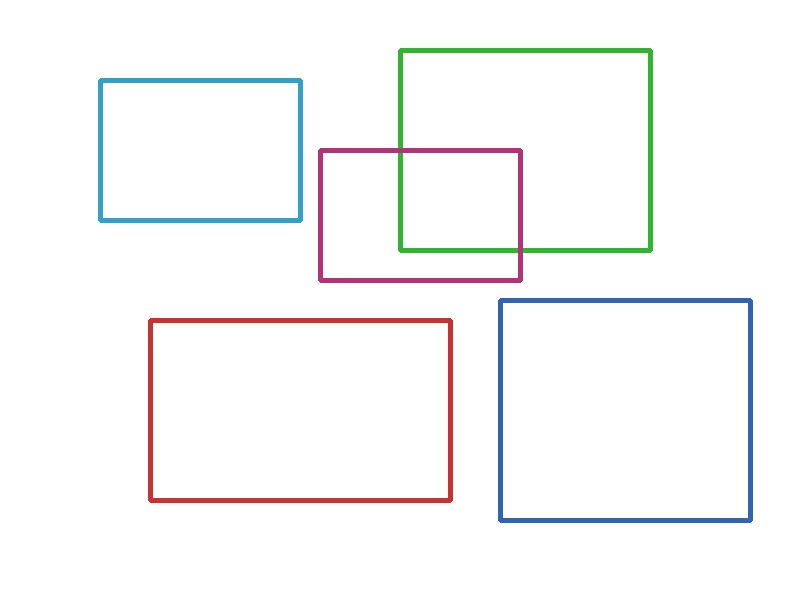
#> input picture reference/sample_test.jpg, 800 x 600 px
$ python detect_rectangles.py
#> lines starting #> are read from the running program, lines starting #| are printed output that depends on the picture; after the words box and inside, x2 and y2 are one past the last pixel; in counts of white or black regions, pixels touching at a corner belong together
"""Detect rectangular contours in an image and mark their centers with red dots.

Handles both isolated and overlapping rectangles by using color-based
segmentation — each unique line color is isolated into its own binary mask
so overlapping edges never merge.

Usage:
    python scripts/detect_rectangles.py [--input INPUT] [--output OUTPUT] [--generate]

Flags:
    --generate   Create a sample_test.jpg with rectangles before detection.
    --input      Path to input image (default: sample_test.jpg)
    --output     Path to output image (default: output.jpg)
"""

import argparse
import logging
from pathlib import Path

import cv2
import numpy as np

logging.basicConfig(level=logging.INFO, format="%(levelname)s: %(message)s")
logger = logging.getLogger(__name__)

# BGR colors used to draw sample rectangles — kept here so detection
# can work on arbitrary images too (it auto-discovers colors).
SAMPLE_RECTANGLES = [
    ((100, 80),  (300, 220), (200, 160, 50)),   # teal
    ((400, 50),  (650, 250), (50, 180, 50)),     # green
    ((150, 320), (450, 500), (50, 50, 200)),     # red
    ((500, 300), (750, 520), (180, 100, 50)),    # blue
    ((320, 150), (520, 280), (120, 50, 180)),    # magenta
]


def generate_sample_image(path: str, width: int = 800, height: int = 600) -> np.ndarray:
    """Create a white image with multiple coloured rectangles (some overlapping)."""
    img = np.ones((height, width, 3), dtype=np.uint8) * 255

    for pt1, pt2, color in SAMPLE_RECTANGLES:
        cv2.rectangle(img, pt1, pt2, color, thickness=3)

    cv2.imwrite(path, img)
    logger.info("Generated sample image with %d rectangles → %s", len(SAMPLE_RECTANGLES), path)
    return img


# ---------------------------------------------------------------------------
# Color-segmented detection (handles overlapping rectangles)
# ---------------------------------------------------------------------------

def _find_unique_colors(
    image: np.ndarray,
    bg_threshold: int = 240,
    color_distance: int = 40,
) -> list[np.ndarray]:
    """Discover distinct line colors via quantization and clustering.

    Handles JPEG artifacts by:
    1. Masking out near-white background pixels.
    2. Quantizing remaining pixel colors to reduce noise.
    3. Clustering nearby quantized colors within ``color_distance``.
    """
    # Mask: keep only clearly non-white pixels
    mask = np.any(image < bg_threshold, axis=2)
    fg_pixels = image[mask].astype(np.float32)

    if len(fg_pixels) == 0:
        return []

    # Quantize to reduce JPEG noise (32 levels per channel)
    quantized = (fg_pixels // 8) * 8
    unique = np.unique(quantized.astype(np.uint8), axis=0)

    # Greedy clustering: merge colors within Euclidean distance.
    # Keep centers fixed (no running average) to prevent drift.
    clusters: list[np.ndarray] = []
    for color in unique:
        merged = False
        for center in clusters:
            if np.linalg.norm(color.astype(float) - center.astype(float)) < color_distance:
                merged = True
                break
        if not merged:
            clusters.append(color)

    return clusters


def _detect_rects_in_mask(mask: np.ndarray, epsilon_factor: float = 0.02) -> list[dict]:
    """Find 4-vertex contours in a binary mask and return rectangle info."""
    contours, _ = cv2.findContours(mask, cv2.RETR_EXTERNAL, cv2.CHAIN_APPROX_SIMPLE)
    results: list[dict] = []
    for cnt in contours:
        peri = cv2.arcLength(cnt, True)
        if peri == 0:
            continue
        approx = cv2.approxPolyDP(cnt, epsilon_factor * peri, True)
        if len(approx) == 4 and cv2.contourArea(approx) > 500:
            x, y, w, h = cv2.boundingRect(approx)
            cx, cy = x + w // 2, y + h // 2
            results.append({
                "contour": approx,
                "center": (cx, cy),
                "bounding_rect": (x, y, w, h),
            })
    return results


def _is_duplicate(rect: dict, existing: list[dict], iou_threshold: float = 0.5) -> bool:
    """Check if a rectangle overlaps significantly with any already-detected one."""
    x1, y1, w1, h1 = rect["bounding_rect"]
    for other in existing:
        x2, y2, w2, h2 = other["bounding_rect"]
        xi = max(x1, x2)
        yi = max(y1, y2)
        xa = min(x1 + w1, x2 + w2)
        ya = min(y1 + h1, y2 + h2)
        inter = max(0, xa - xi) * max(0, ya - yi)
        union = w1 * h1 + w2 * h2 - inter
        if union > 0 and inter / union > iou_threshold:
            return True
    return False


def detect_rectangles(image: np.ndarray, epsilon_factor: float = 0.02) -> list[dict]:
    """Detect rectangular contours using per-color segmentation.

    1. Discover unique non-background colors in the image.
    2. For each color, create a binary mask and find rectangle contours.
    3. Deduplicate near-identical detections via IoU.

    Falls back to standard edge detection if no distinct colors are found.
    """
    colors = _find_unique_colors(image)
    logger.info("Found %d unique line color(s)", len(colors))

    all_rects: list[dict] = []

    if colors:
        tolerance = 35
        for color in colors:
            lower = np.clip(color.astype(int) - tolerance, 0, 255).astype(np.uint8)
            upper = np.clip(color.astype(int) + tolerance, 0, 255).astype(np.uint8)
            mask = cv2.inRange(image, lower, upper)
            # Also exclude near-white pixels that might fall in range
            white_mask = cv2.inRange(image, (230, 230, 230), (255, 255, 255))
            mask = cv2.bitwise_and(mask, cv2.bitwise_not(white_mask))
            # Dilate to close gaps at corners / JPEG fringes
            kernel = cv2.getStructuringElement(cv2.MORPH_RECT, (5, 5))
            mask = cv2.dilate(mask, kernel, iterations=2)
            rects = _detect_rects_in_mask(mask, epsilon_factor)
            for r in rects:
                if not _is_duplicate(r, all_rects):
                    all_rects.append(r)
    else:
        # Fallback: plain edge detection for images without distinct colors
        gray = cv2.cvtColor(image, cv2.COLOR_BGR2GRAY)
        blurred = cv2.GaussianBlur(gray, (5, 5), 0)
        edges = cv2.Canny(blurred, 50, 150)
        all_rects = _detect_rects_in_mask(edges, epsilon_factor)

    logger.info("Detected %d rectangle(s)", len(all_rects))
    return all_rects


# ---------------------------------------------------------------------------
# Annotation
# ---------------------------------------------------------------------------

def annotate_image(image: np.ndarray, rectangles: list[dict]) -> np.ndarray:
    """Draw green contours and red center dots on a copy of the image."""
    annotated = image.copy()

    for rect in rectangles:
        cv2.drawContours(annotated, [rect["contour"]], -1, (0, 255, 0), 2)
        cv2.circle(annotated, rect["center"], 6, (0, 0, 255), -1)

        cx, cy = rect["center"]
        label = f"({cx}, {cy})"
        cv2.putText(annotated, label, (cx + 10, cy - 10),
                     cv2.FONT_HERSHEY_SIMPLEX, 0.5, (0, 0, 255), 1)

    return annotated


# ---------------------------------------------------------------------------
# CLI
# ---------------------------------------------------------------------------

def main() -> None:
    parser = argparse.ArgumentParser(description="Detect rectangles in an image.")
    parser.add_argument("--input", default="sample_test.jpg", help="Input image path")
    parser.add_argument("--output", default="output.jpg", help="Output image path")
    parser.add_argument("--generate", action="store_true", help="Generate sample_test.jpg first")
    args = parser.parse_args()

    if args.generate:
        generate_sample_image(args.input)

    input_path = Path(args.input)
    if not input_path.exists():
        logger.error("Input image not found: %s (use --generate to create one)", input_path)
        return

    image = cv2.imread(str(input_path))
#> image is the input picture: shape (600, 800, 3); mean B, G, R 248.7, 248.5, 248.3
    if image is None:
        logger.error("Failed to read image: %s", input_path)
        return

    rectangles = detect_rectangles(image)
#> in _find_unique_colors, `mask = np.any(image < bg_threshold, axis=2)`:
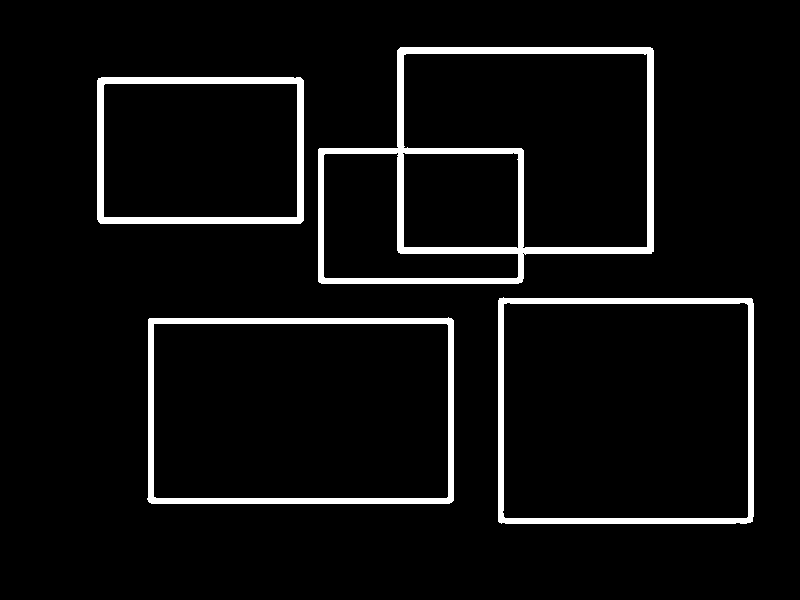
#> mask: shape (600, 800) bool; 5.5% white; 4 white regions, box (x1, y1, x2, y2) and area: (318, 47, 654, 284) 10138, (147, 317, 454, 504) 5752, (498, 297, 754, 524) 5600, (97, 77, 304, 224) 4734
#> in _find_unique_colors, `unique = np.unique(quantized.astype(np.uint8), axis=0)`: unique = 232 rows, first 8: [40, 40, 192], [40, 40, 200], [40, 48, 192], [40, 48, 200], [40, 168, 40], [40, 168, 48], [40, 176, 40], [40, 176, 48]
#> the loop in _find_unique_colors, `for color in unique:` made 232 passes
#> after the loop in _find_unique_colors, `for color in unique:`: clusters = [[40, 40, 192], [40, 168, 40], [56, 64, 144], [64, 160, 72], [72, 88, 112], [80, 136, 104], [96, 64, 136], [112, 40, 168], [112, 128, 128], [128, 96, 64], [160, 136, 88], [168, 88, 56], [184, 152, 48], [200, 248, 208], [224, 224, 248], [248, 248, 200]]
#> in detect_rectangles, `colors = _find_unique_colors(image)`: colors has the same summary as clusters in _find_unique_colors
#> the loop in detect_rectangles, `for color in colors:` made 16 passes
#> (color, lower, upper) on passes 1, 2, 3, 4, 6, 7, 8, 10, 11, 12: ([40, 40, 192], [5, 5, 157], [75, 75, 227]), ([40, 168, 40], [5, 133, 5], [75, 203, 75]), ([56, 64, 144], [21, 29, 109], [91, 99, 179]), ([64, 160, 72], [29, 125, 37], [99, 195, 107]), ([80, 136, 104], [45, 101, 69], [115, 171, 139]), ([96, 64, 136], [61, 29, 101], [131, 99, 171]), ([112, 40, 168], [77, 5, 133], [147, 75, 203]), ([128, 96, 64], [93, 61, 29], [163, 131, 99]), ([160, 136, 88], [125, 101, 53], [195, 171, 123]), ([168, 88, 56], [133, 53, 21], [203, 123, 91])
#> (color, lower, upper) on passes 5, 9: ([72, 88, 112], [37, 53, 77], [107, 123, 147]), ([112, 128, 128], [77, 93, 93], [147, 163, 163])
#> pass 1, in detect_rectangles, `mask = cv2.inRange(image, lower, upper)`:
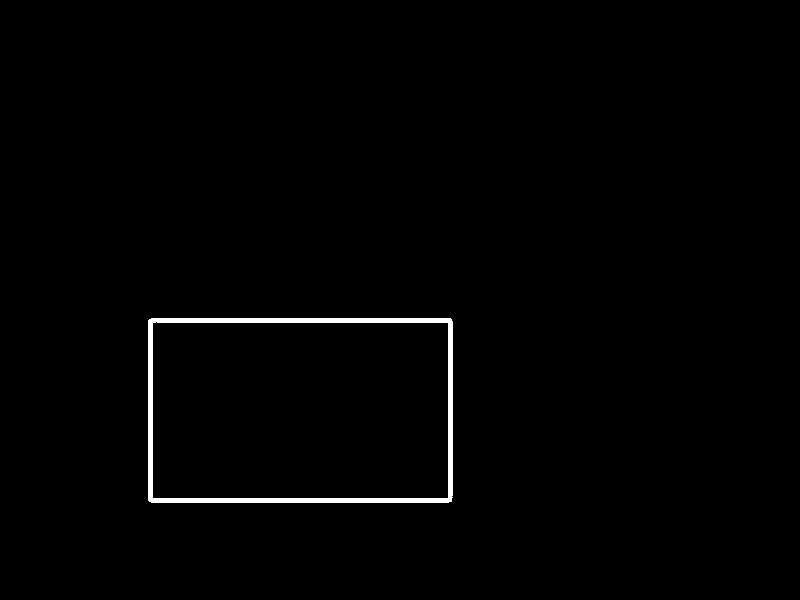
#> mask: shape (600, 800); 1% white; 1 white region, box (x1, y1, x2, y2) and area: (148, 318, 453, 503) 4778
#> pass 1, in detect_rectangles, `white_mask = cv2.inRange(image, (230, 230, 230), (255, 255, 255))`:
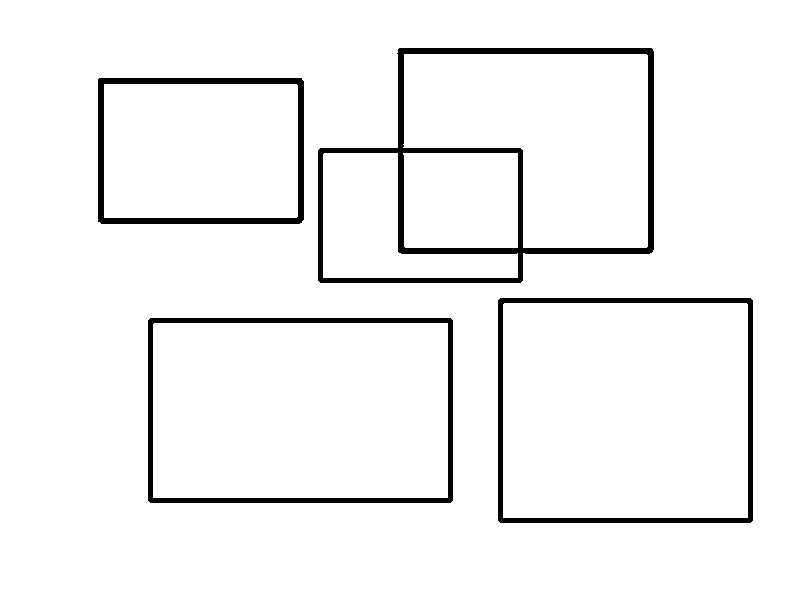
#> white_mask: shape (600, 800); 95.4% white; 4 black regions, box (x1, y1, x2, y2) and area: (318, 48, 654, 283) 8609, (148, 318, 453, 503) 4789, (498, 298, 753, 523) 4690, (98, 78, 304, 224) 4062
#> pass 1, in detect_rectangles, `mask = cv2.dilate(mask, kernel, iterations=2)`:
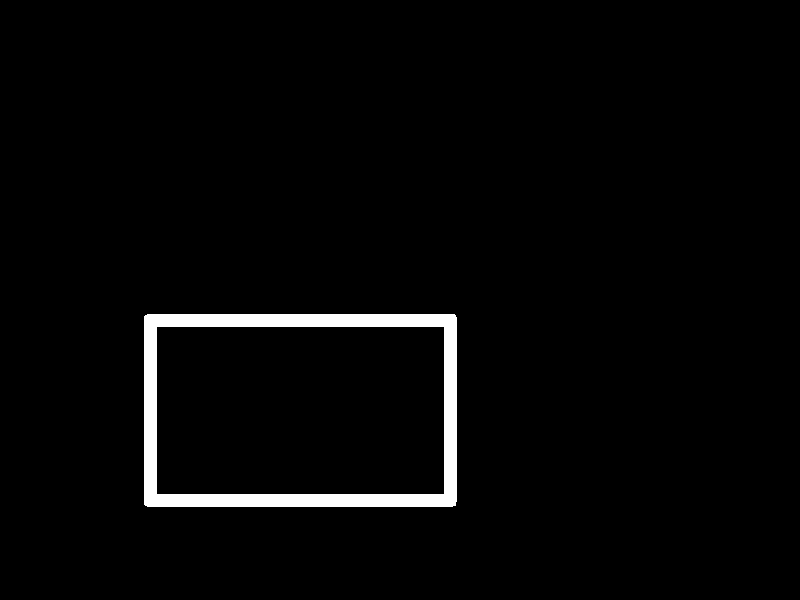
#> mask: shape (600, 800); 2.6% white; 1 white region, box (x1, y1, x2, y2) and area: (144, 314, 457, 507) 12460
#> pass 2, in detect_rectangles, `mask = cv2.inRange(image, lower, upper)`:
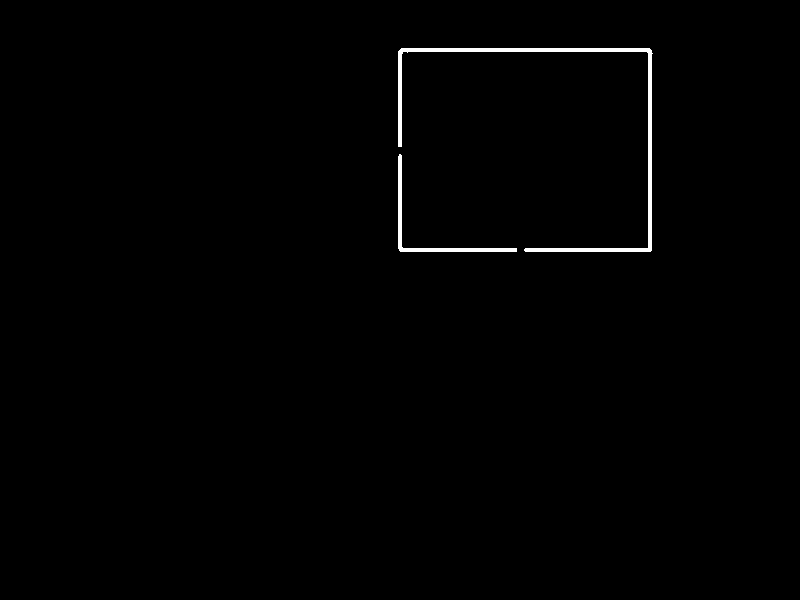
#> mask: shape (600, 800); 0.74% white; 2 white regions, box (x1, y1, x2, y2) and area: (398, 48, 653, 252) 2685, (398, 154, 517, 252) 846
#> after the loop in detect_rectangles, `for color in colors:`:
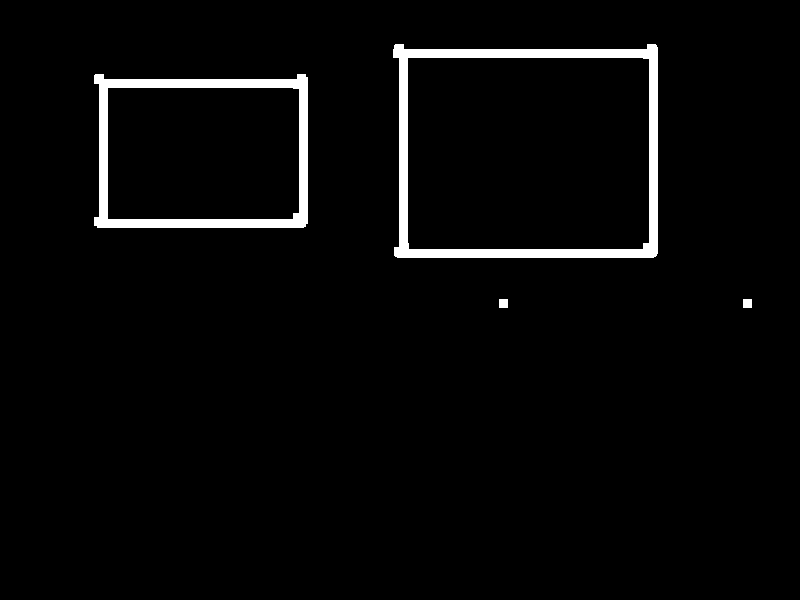
#> mask: shape (600, 800); 3.1% white; 4 white regions, box (x1, y1, x2, y2) and area: (393, 44, 658, 258) 8345, (94, 74, 308, 228) 6324, (499, 299, 508, 308) 81, (743, 299, 752, 308) 81
#> after the loop in detect_rectangles, `for color in colors:`: all_rects = 5 items
#> rectangles = 5 items
    annotated = annotate_image(image, rectangles)
#> the loop in annotate_image, `for rect in rectangles:` made 5 passes
#> (cx, cy) on passes 1 to 5: (300, 410), (525, 150), (420, 215), (625, 410), (200, 150)
#> after the loop in annotate_image, `for rect in rectangles:`:
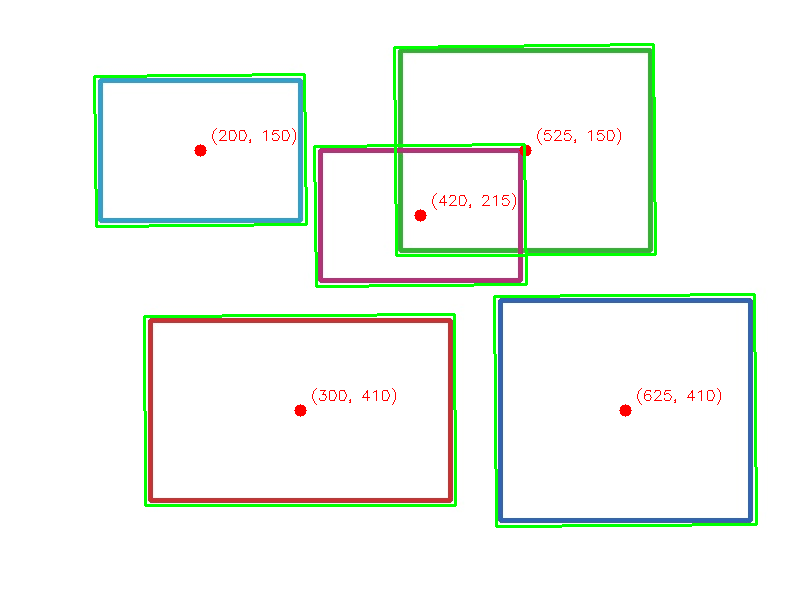
#> annotated: shape (600, 800, 3); 3.01% of pixels changed, all inside (x1, y1, x2, y2) = (93, 43, 758, 528)

    cv2.imwrite(args.output, annotated)
    logger.info("Saved annotated image → %s", args.output)

    for i, rect in enumerate(rectangles, 1):
        x, y, w, h = rect["bounding_rect"]
        cx, cy = rect["center"]
        logger.info("  Rectangle %d: pos=(%d,%d) size=%dx%d center=(%d,%d)", i, x, y, w, h, cx, cy)
#> this loop made 5 passes
#> (x, y, w, h, cx, cy) on passes 1 to 5: (144, 314, 312, 192, 300, 410), (394, 44, 262, 212, 525, 150), (314, 144, 213, 143, 420, 215), (494, 294, 263, 233, 625, 410), (94, 74, 213, 153, 200, 150)


if __name__ == "__main__":
    main()
